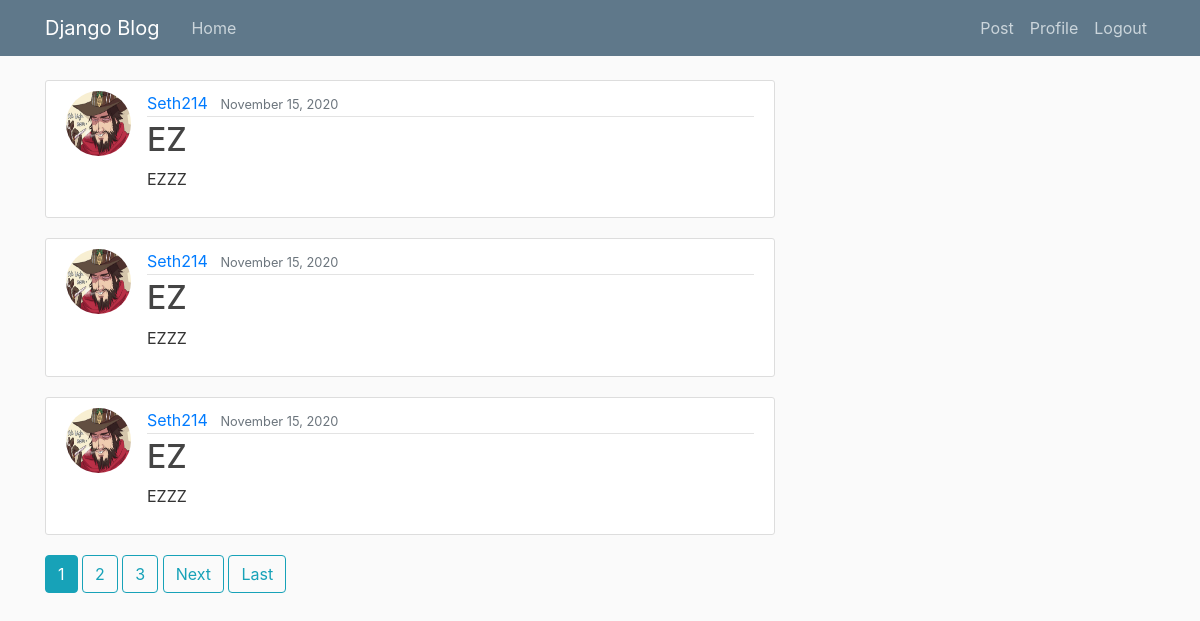
Before: / (signed in) with the older database file.
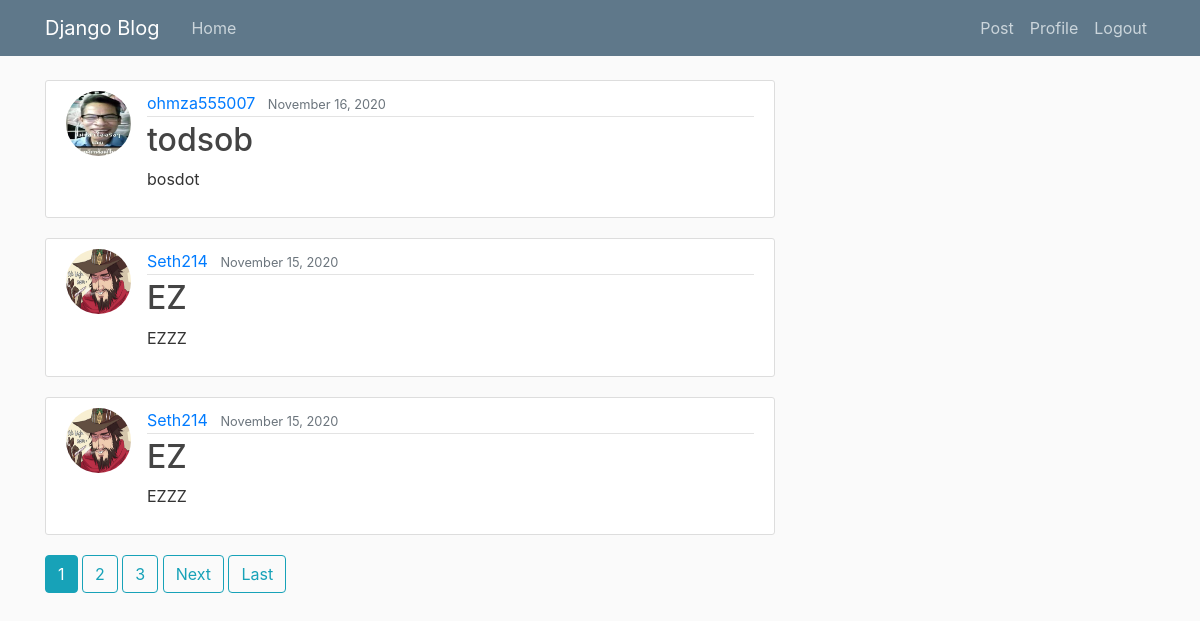
After: the same page with the newer database file.
### blog/models.py (models this page shows, shortened)
class Post(models.Model):
    title = models.CharField(max_length = 100)
    content = models.TextField()
    date_posted = models.DateTimeField(default=timezone.now)
    author = models.ForeignKey(User, on_delete = models.CASCADE)

### users/models.py (models this page shows, shortened)
class Profile(models.Model):
    user = models.OneToOneField(User, on_delete=models.CASCADE)
    image = models.ImageField(default='default.jpg', upload_to='profile_pics')

### blog/views.py (the view)
# urls.py: path('', PostListView.as_view(), name='blog-home'),
class PostListView(ListView):
    model = Post
    template_name = 'blog/home.html'
    context_object_name = 'posts'
    ordering = ['-date_posted']
    paginate_by = 3

### blog/templates/blog/home.html (shortened to what this page needs)
{% extends "blog/base.html" %}
{% block content %}
  {% for post in posts %}
    <article class="media content-section">
      <img class="rounded-circle article-img" src="{{ post.author.profile.image.url }}" >
      <div class="media-body">
        <div class="article-metadata">
          <a class="mr-2" href="{% url 'user-posts' post.author.username %}">{{ post.author }}</a>
          <small class="text-muted">{{ post.date_posted|date:"F d, Y" }}</small>
        </div>
        <h2><a class="article-title" href="{% url 'post-detail' post.id %}">{{ post.title }}</a></h2>
        <p class="article-content">{{ post.content }}</p>
      </div>
    </article>
  {% endfor %}
  {% if is_paginated %}
    {% for num in page_obj.paginator.page_range %}
      {% if page_obj.number == num %}
        <a class="btn btn-info mb-4" href="?page={{ num }}">{{ num }}</a>
      {% elif num > page_obj.number|add:'-3' and num < page_obj.number|add:'3' %}
        <a class="btn btn-outline-info mb-4" href="?page={{ num }}">{{ num }}</a>
      {% endif %}
    {% endfor %}
     {% if page_obj.has_next %}
      <a class="btn btn-outline-info mb-4" href="?page={{ page_obj.next_page_number }}">Next</a>
      <a class="btn btn-outline-info mb-4" href="?page={{ page_obj.paginator.num_pages }}">Last</a>
    {% endif %}
  {% endif %}
{% endblock content %}

Changed rows visible on the page:
no longer on this page (row unchanged): Post: author.profile.image (picture), author "Seth214", date_posted "November 15, 2020", title "EZ", content "EZZZ"
added Post: author.profile.image (placeholder picture), author "ohmza555007", date_posted "November 16, 2020", title "todsob", content "bosdot"
